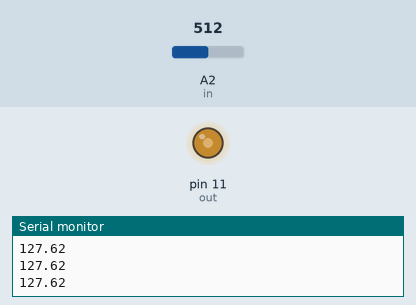
The sketch below on a simulated Arduino Uno, built with avr-gcc and run on an emulated ATmega328P. Shown: output pins drawn as LEDs (lit = HIGH), the last lines printed to the serial monitor. The test bench sets the inputs (shaded band); at power-on: A2 (in) = 512.

Above: at 1.2 s.
1.3 s: A2 (in) set to 716
At 1.7 s:
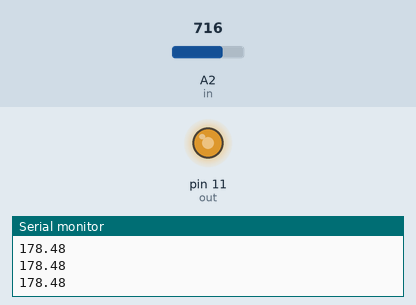
2.8 s: A2 (in) set to 900
At 3.9 s:
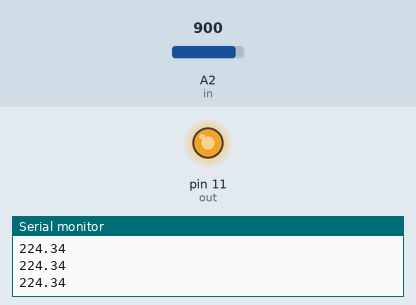
4.3 s: A2 (in) set to 122
At 5.0 s:
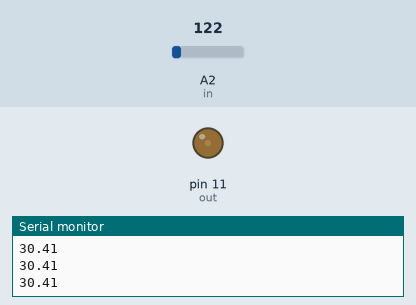
5.8 s: A2 (in) set to 0
At 7.0 s:
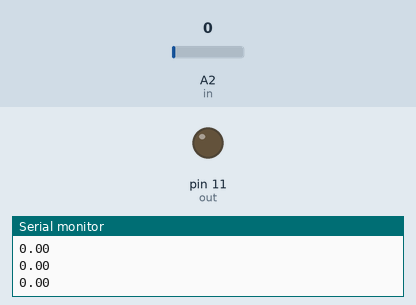
7.3 s: A2 (in) set to 511
At 8.6 s:
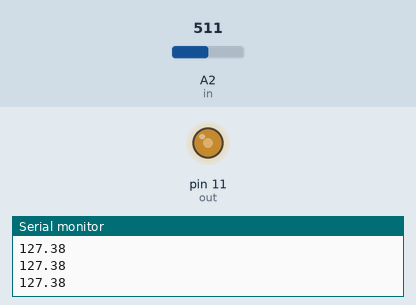
Timing chart, 0 to 9.8 s (numbered marks = the images above; inputs shaded):
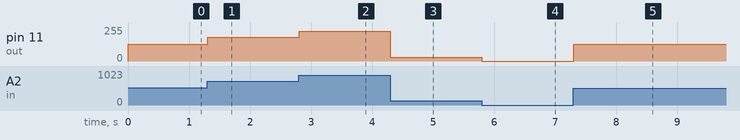

Measured:
- after the input at 1.3 s, pin 11 (out): 127/255 → 178/255 at once
- after the input at 2.8 s, pin 11 (out): 178/255 → 224/255 at once
- after the input at 4.3 s, pin 11 (out): 224/255 → 30/255 at once
- after the input at 5.8 s, pin 11 (out): 30/255 → 0/255 at once
- after the input at 7.3 s, pin 11 (out): 0/255 → 127/255 at once

The sketch:

varbuz.ino
```cpp
int out=11;
int in=A2;
float pot;
float out1;
int a=100;
void setup() {
  pinMode(out,OUTPUT);
  pinMode(in,INPUT);
  Serial.begin(9600);
}

void loop() {
pot=analogRead(in);
out1=(255./1023.)*pot;
analogWrite(out,out1);
Serial.println(out1);
}
```
